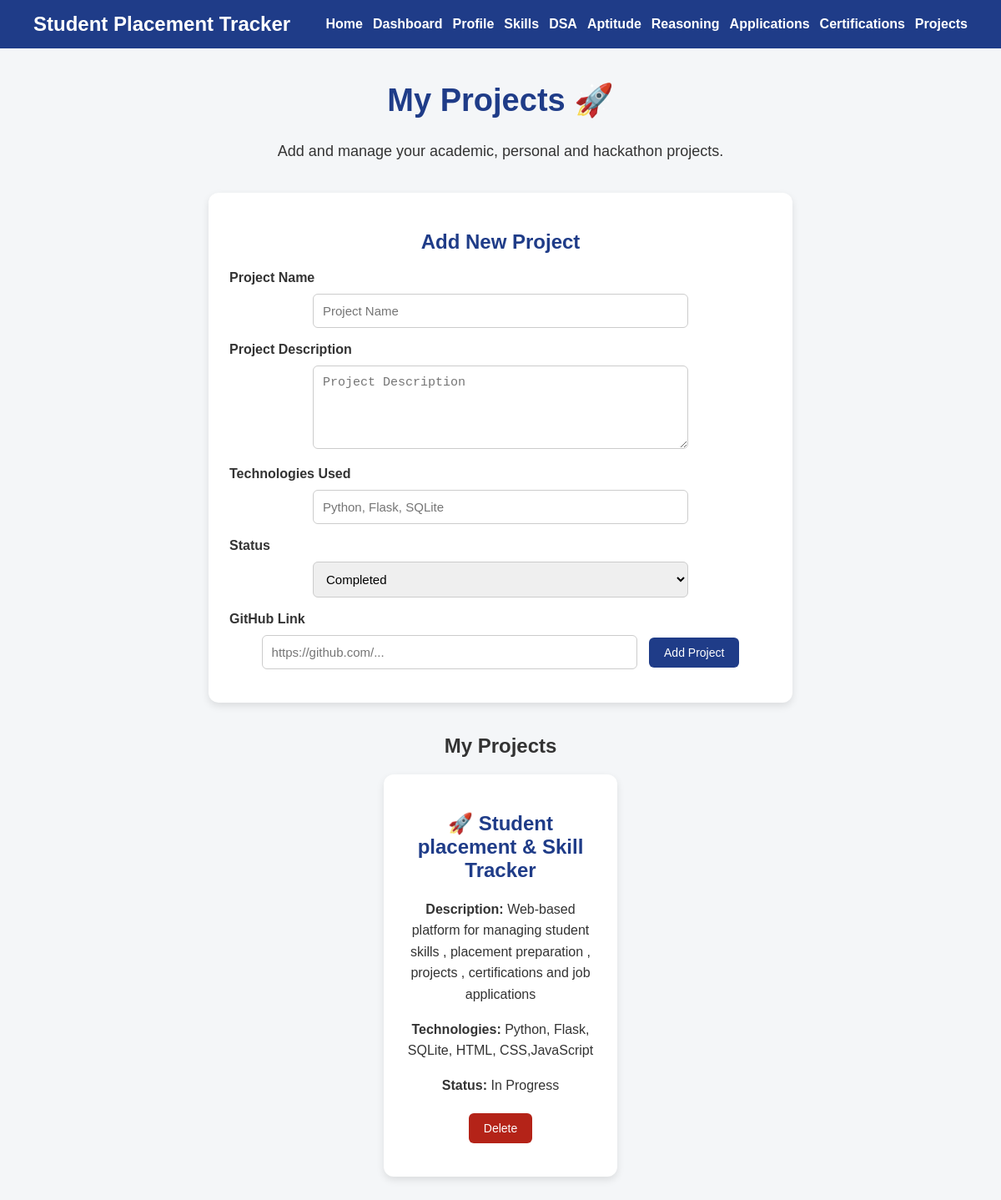
The app's page /projects with its own data.
### tables this page shows
CREATE TABLE projects (

            id INTEGER PRIMARY KEY AUTOINCREMENT,

            name TEXT NOT NULL,

            description TEXT,

            technologies TEXT,

            status TEXT,

            github_link TEXT

        );

### web_app.py (the view)
@app.route("/projects")
def projects():
    connection = get_db_connection()
    projects_data = connection.execute(
        """
        SELECT * FROM projects
        ORDER BY id DESC
        """
    ).fetchall()
    connection.close()
    return render_template(
        "projects.html",
        projects=projects_data
    )

### templates/projects.html (shortened to what this page needs)
<!DOCTYPE html>
<html>
<head>
    <link rel="stylesheet" href="{{ url_for('static', filename='style.css') }}">
</head>
<body>
<nav>
    <h2>Student Placement Tracker</h2>
    <div class="nav-links">
        <a href="/">Home</a>
        <a href="/dashboard">Dashboard</a>
        <a href="/profile">Profile</a>
        <a href="/skills">Skills</a>
        <a href="/dsa">DSA</a>
        <a href="/aptitude">Aptitude</a>
        <a href="/reasoning">Reasoning</a>
        <a href="/applications">Applications</a>
        <a href="/certifications">Certifications</a>
        <a href="/projects">Projects</a>
    </div>
</nav>
<div class="container">
    <h1>My Projects 🚀</h1>
    <p class="intro">
        Add and manage your academic, personal and hackathon projects.
    </p>
    <div class="card form-card">
        <h2>Add New Project</h2>
        <form action="/add-project" method="POST">
            <label>Project Name</label>
            <input type="text" name="name"
                   placeholder="Project Name" required>
            <label>Project Description</label>
            <textarea name="description"
                      placeholder="Project Description"
                      required></textarea>
            <label>Technologies Used</label>
            <input type="text" name="technologies"
                   placeholder="Python, Flask, SQLite"
                   required>
            <label>Status</label>
            <select name="status">
                <option value="Completed">Completed</option>
            </select>
            <label>GitHub Link</label>
            <input type="url" name="github_link"
                   placeholder="https://github.com/...">
            <button type="submit">Add Project</button>
        </form>
    </div>
    <br>
    <h2>My Projects</h2>
    <div class="cards">
        {% for project in projects %}
        <div class="card">
            <h2>🚀 {{ project["name"] }}</h2>
            <p>
                <strong>Description:</strong>
                {{ project["description"] }}
            </p>
            <p>
                <strong>Technologies:</strong>
                {{ project["technologies"] }}
            </p>
            <p>
                <strong>Status:</strong>
                {{ project["status"] }}
            </p>
            <form action="/delete-project/{{ project['id'] }}"
                  method="POST">
                <button type="submit" class="danger-button">
                    Delete
                </button>
            </form>
        </div>
        {% else %}
        <div class="card">
            <h2>No Projects Yet</h2>
            <p>Add your first project above.</p>
        </div>
        {% endfor %}
    </div>
</div>
</body>
</html>

### static/style.css (style rules this page uses)
* { box-sizing: border-box; }
body { font-family: Arial, sans-serif; margin: 0; background-color: #f4f6f8; color: #333; }
nav { background-color: #1f3c88; color: white; padding: 15px 40px; display: flex; justify-content: space-between; align-items: center; gap: 20px; }
nav h2 { margin: 0; color: white; white-space: nowrap; }
.nav-links { display: flex; flex-wrap: wrap; justify-content: flex-end; gap: 12px; }
nav a { color: white; text-decoration: none; font-weight: bold; }
.container { width: 90%; max-width: 1200px; margin: 40px auto; text-align: center; }
.container h1 { color: #1f3c88; font-size: 38px; }
.intro { font-size: 18px; margin-bottom: 35px; line-height: 1.6; }
.cards { display: flex; justify-content: center; align-items: stretch; gap: 25px; flex-wrap: wrap; }
.card { background-color: white; width: 280px; padding: 25px; border-radius: 12px; box-shadow: 0 4px 10px rgba(0, 0, 0, 0.10); }
.form-card { width: min(700px, 100%); margin: 0 auto; }
.card h2 { color: #1f3c88; }
.card p { line-height: 1.6; }
.button, button { display: inline-block; background-color: #1f3c88; color: white; padding: 10px 18px; border-radius: 6px; text-decoration: none; margin: 5px; border: none; cursor: pointer; font-size: 14px; }
.danger-button { background-color: #b42318; }
form { margin-bottom: 10px; }
form label { display: block; margin-top: 12px; margin-bottom: 5px; font-weight: bold; text-align: left; }
input, select, textarea { width: 100%; max-width: 450px; padding: 11px; margin: 5px; border: 1px solid #ccc; border-radius: 6px; font-size: 15px; }
textarea { min-height: 100px; resize: vertical; }

### records on screen
projects: name "Student placement & Skill Tracker", description "Web-based platform for managing student skills , placement preparation , projects , certifications and job applications", technologies "Python, Flask, SQLite, HTML, CSS,JavaScript", status "In Progress"
